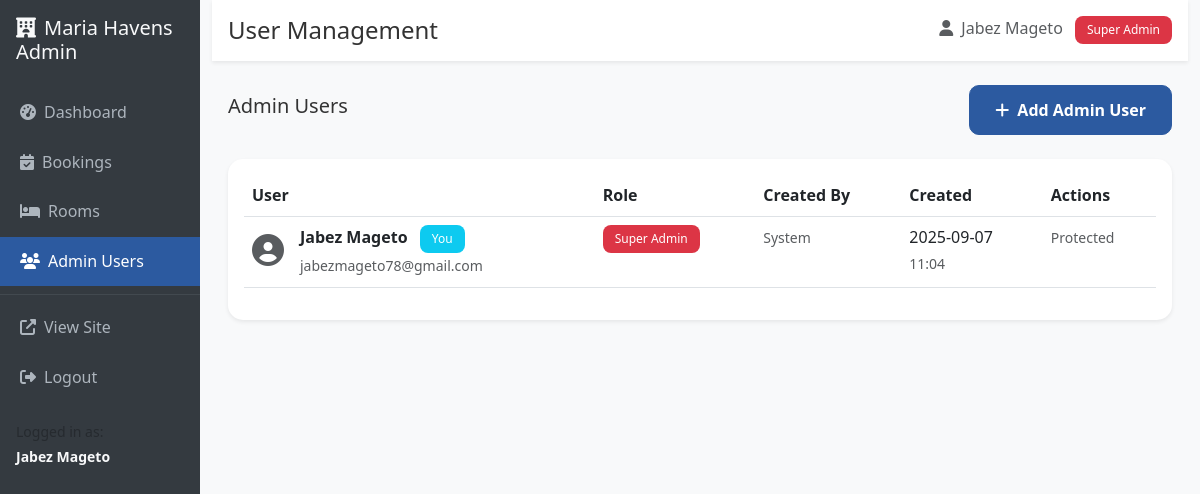
Page /admin/users (signed in) on the committed database.
### models.py (models this page shows, shortened)
class User(UserMixin, db.Model):
    __tablename__ = 'users'
    id = db.Column(db.Integer, primary_key=True)
    email = db.Column(db.String(120), unique=True, nullable=False)
    password_hash = db.Column(db.String(256), nullable=False)
    name = db.Column(db.String(100), nullable=False)
    is_admin = db.Column(db.Boolean, default=False)
    is_super_admin = db.Column(db.Boolean, default=False)  # Manager who can create other admins
    created_at = db.Column(db.DateTime, default=datetime.utcnow)
    created_by_id = db.Column(db.Integer, db.ForeignKey('users.id'))  # Track who created this admin
    created_admins = db.relationship('User', backref=db.backref('created_by', remote_side=[id]), lazy=True)

### routes.py (the view)
@app.route('/admin/users')
@login_required
def admin_users():
    if not current_user.is_admin or not current_user.is_super_admin:
        flash('Access denied. Super Admin privileges required.', 'danger')
        return redirect(url_for('admin_dashboard'))
    page = request.args.get('page', 1, type=int)
    users = User.query.order_by(User.created_at.desc()).paginate(
        page=page, per_page=10, error_out=False)
    return render_template('admin/users.html', users=users)

### app.py (called while the page is built)
@login_manager.user_loader
def load_user(user_id):
    return User.query.get(int(user_id))

### templates/admin/users.html (shortened to what this page needs)
{% extends "admin/base.html" %}
{% block page_title %}User Management{% endblock %}
{% block content %}
<div class="d-flex justify-content-between align-items-center mb-4">
    <h5>Admin Users</h5>
    <a href="{{ url_for('admin_add_user') }}" class="btn btn-primary">
        <i class="fas fa-plus me-2"></i>Add Admin User
    </a>
</div>
<div class="card border-0 shadow-sm">
    <div class="card-body">
        {% if users.items %}
        <div class="table-responsive">
            <table class="table table-hover">
                <thead>
                    <tr>
                        <th>User</th>
                        <th>Role</th>
                        <th>Created By</th>
                        <th>Created</th>
                        <th>Actions</th>
                    </tr>
                </thead>
                <tbody>
                    {% for user in users.items %}
                    <tr>
                        <td>
                            <div class="d-flex align-items-center">
                                <div class="me-3">
                                    <i class="fas fa-user-circle text-muted" style="font-size: 2rem;"></i>
                                </div>
                                <div>
                                    <strong>{{ user.name }}</strong>
                                    {% if user.id == current_user.id %}<span class="badge bg-info ms-2">You</span>{% endif %}
                                    <br>
                                    <small class="text-muted">{{ user.email }}</small>
                                </div>
                            </div>
                        </td>
                        <td>
                            {% if user.is_super_admin %}
                                <span class="badge bg-danger">Super Admin</span>
                            {% elif user.is_admin %}
                                <span class="badge bg-primary">Admin</span>
                            {% else %}
                                <span class="badge bg-secondary">User</span>
                            {% endif %}
                        </td>
                        <td>
                            {% if user.created_by %}
                                <strong>{{ user.created_by.name }}</strong><br>
                                <small class="text-muted">{{ user.created_by.email }}</small>
                            {% else %}
                                <small class="text-muted">System</small>
                            {% endif %}
                        </td>
                        <td>
                            {{ user.created_at.strftime('%Y-%m-%d') }}<br>
                            <small class="text-muted">{{ user.created_at.strftime('%H:%M') }}</small>
                        </td>
                        <td>
                            {% if user.id != current_user.id and not (user.is_super_admin and user.id != current_user.id) %}
                            <form method="POST" action="{{ url_for('admin_delete_user', user_id=user.id) }}" class="d-inline"
                                  onsubmit="return confirm('Are you sure you want to delete this user?')">
                                <button type="submit" class="btn btn-sm btn-outline-danger">
                                    <i class="fas fa-trash"></i>
                                </button>
                            </form>
                            {% else %}
                            <small class="text-muted">Protected</small>
                            {% endif %}
                        </td>
                    </tr>
                    {% endfor %}
                </tbody>
            </table>
        </div>
        {% endif %}
    </div>
</div>
{% endblock %}

### templates/admin/base.html (shortened to what this page needs)
<!DOCTYPE html>
<html lang="en">
<head>
    <link href="https://cdn.jsdelivr.net/npm/bootstrap@5.3.0/dist/css/bootstrap.min.css" rel="stylesheet">
    <link href="https://cdnjs.cloudflare.com/ajax/libs/font-awesome/6.4.0/css/all.min.css" rel="stylesheet">
    <link href="{{ url_for('static', filename='css/style.css') }}" rel="stylesheet">
</head>
<body>
    <div class="container-fluid">
        <div class="row">
            <div class="col-md-3 col-lg-2 px-0 admin-sidebar">
                <div class="p-3">
                    <h5 class="text-light">
                        <i class="fas fa-hotel me-2"></i>Maria Havens Admin
                    </h5>
                </div>
                <nav class="nav flex-column">
                    <a class="sidebar-item {% if request.endpoint == 'admin_dashboard' %}active{% endif %}"
                       href="{{ url_for('admin_dashboard') }}">
                        <i class="fas fa-tachometer-alt me-2"></i>Dashboard
                    </a>
                    <a class="sidebar-item {% if request.endpoint == 'admin_bookings' %}active{% endif %}"
                       href="{{ url_for('admin_bookings') }}">
                        <i class="fas fa-calendar-check me-2"></i>Bookings
                    </a>
                    <a class="sidebar-item {% if request.endpoint in ['admin_rooms', 'admin_add_room', 'admin_edit_room'] %}active{% endif %}"
                       href="{{ url_for('admin_rooms') }}">
                        <i class="fas fa-bed me-2"></i>Rooms
                    </a>
                    {% if current_user.is_super_admin %}
                    <a class="sidebar-item {% if request.endpoint in ['admin_users', 'admin_add_user'] %}active{% endif %}"
                       href="{{ url_for('admin_users') }}">
                        <i class="fas fa-users me-2"></i>Admin Users
                    </a>
                    {% endif %}
                    <hr class="text-secondary my-2">
                    <a class="sidebar-item" href="{{ url_for('index') }}" target="_blank">
                        <i class="fas fa-external-link-alt me-2"></i>View Site
                    </a>
                    <a class="sidebar-item" href="{{ url_for('admin_logout') }}">
                        <i class="fas fa-sign-out-alt me-2"></i>Logout
                    </a>
                </nav>
                <div class="p-3 mt-auto">
                    <small class="text-muted">
                        Logged in as:<br>
                        <strong class="text-light">{{ current_user.name }}</strong>
                    </small>
                </div>
            </div>
            <div class="col-md-9 col-lg-10 admin-content">
                <div class="bg-white shadow-sm p-3 mb-4">
                    <div class="d-flex justify-content-between align-items-center">
                        <h4 class="mb-0">{% block page_title %}Admin Dashboard{% endblock %}</h4>
                        <span class="text-muted">
                            <i class="fas fa-user me-2"></i>{{ current_user.name }}
                            {% if current_user.is_super_admin %}<span class="badge bg-danger ms-2">Super Admin</span>{% endif %}
                        </span>
                    </div>
                </div>
                <div class="px-3">
                    {% block content %}{% endblock %}
                </div>
            </div>
        </div>
    </div>
</body>
</html>

### static/css/style.css (style rules this page uses)
:root { --primary-color: #2c5aa0; --secondary-color: #f8f9fa; --accent-color: #17a2b8; --dark-color: #343a40; --light-color: #ffffff; }
body { font-family: 'Segoe UI', Tahoma, Geneva, Verdana, sans-serif; line-height: 1.6; color: #333; }
.card { transition: transform 0.3s ease, box-shadow 0.3s ease; border-radius: 15px; overflow: hidden; }
.btn-primary { background: var(--primary-color); border-color: var(--primary-color); border-radius: 10px; padding: 12px 25px; font-weight: 600; transition: all 0.3s ease; }
.badge { font-weight: 500; padding: 8px 12px; border-radius: 8px; }

### templates/admin/base.html (style rules this page uses)
.admin-sidebar { min-height: 100vh; background: var(--dark-color); }
.admin-content { min-height: 100vh; background: #f8f9fa; }
.sidebar-item { color: #adb5bd; text-decoration: none; padding: 12px 20px; display: block; transition: all 0.3s; }
.sidebar-item:hover, .sidebar-item.active { color: white; background: var(--primary-color); }

### rows in the picture
User: name "Jabez Mageto", shows "You", email "jabezmageto78@gmail.com", is_super_admin "Super Admin", created_at "2025-09-07", created_at "11:04", shows "Protected"
